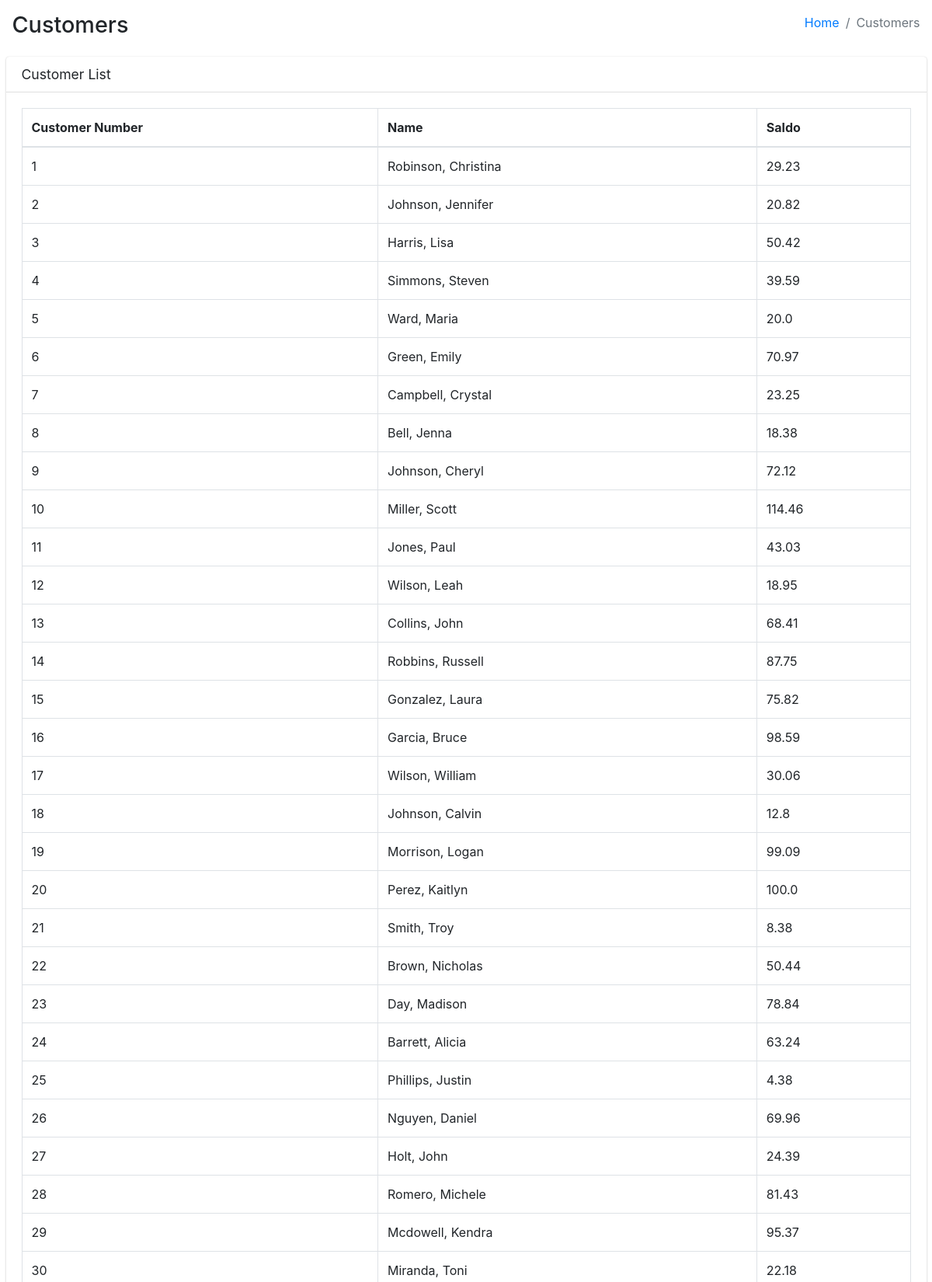
Page /main/customers/ (upper part) on the committed database.
### Actions/models.py (models this page shows, shortened)
class Customer(models.Model):
    nr = models.IntegerField(primary_key=True)
    name = models.TextField()
    saldo = models.FloatField()
    class Meta:
        db_table = 'customers'

### Actions/views.py (the view)
# urls.py: path('customers/', views.Customers.as_view(), name='kunden_list'),
class Customers(View):
    def get(self, request):
        kunden = Customer.objects.all()
        return render(request, 'customers.html', {'customers': kunden})

### Actions/templates/customers.html (shortened to what this page needs)
<!DOCTYPE html>
<html>
  <head>
    {% load static %}
    <link
      rel="stylesheet"
      href="{% static 'adminlte/css/adminlte.min.css' %}"
    />
  </head>
  <body class="hold-transition sidebar-mini">
    <div class="wrapper">
      {% block content %}
      <div class="content-header">
        <div class="container-fluid">
          <div class="row mb-2">
            <div class="col-sm-6">
              <h1>Customers</h1>
            </div>
            <div class="col-sm-6">
              <ol class="breadcrumb float-sm-right">
                <li class="breadcrumb-item"><a href="../../">Home</a></li>
                <li class="breadcrumb-item active">Customers</li>
              </ol>
            </div>
          </div>
        </div>
      </div>
      <section class="content">
        <div class="container-fluid">
          <div class="row">
            <div class="col-md-12">
              <div class="card">
                <div class="card-header">
                  <h3 class="card-title">Customer List</h3>
                </div>
                <div class="card-body table-container">
                  <table class="table-bordered table">
                    <thead>
                      <tr>
                        <th>Customer Number</th>
                        <th>Name</th>
                        <th>Saldo</th>
                      </tr>
                    </thead>
                    <tbody>
                      {% for customer in customers %}
                      <tr onclick="customerDet({{customer.nr}})">
                        <td>{{ customer.nr }}</td>
                        <td>{{ customer.name }}</td>
                        <td>{{ customer.saldo }}</td>
                      </tr>
                      {% endfor %}
                    </tbody>
                  </table>
                </div>
              </div>
            </div>
          </div>
        </div>
      </section>
      {% endblock %}
    </div>
  </body>
</html>

### Actions/templates/customers.html (style rules this page uses)
.table-container { max-height: calc(100vh - 200px); overflow-y: scroll; }

### rows in the picture
Customer: nr "1", name "Robinson, Christina", saldo "29.23"
Customer: nr "2", name "Johnson, Jennifer", saldo "20.82"
Customer: nr "3", name "Harris, Lisa", saldo "50.42"
Customer: nr "4", name "Simmons, Steven", saldo "39.59"
Customer: nr "5", name "Ward, Maria", saldo "20.0"
Customer: nr "6", name "Green, Emily", saldo "70.97"
Customer: nr "7", name "Campbell, Crystal", saldo "23.25"
Customer: nr "8", name "Bell, Jenna", saldo "18.38"
Customer: nr "9", name "Johnson, Cheryl", saldo "72.12"
Customer: nr "10", name "Miller, Scott", saldo "114.46"
Customer: nr "11", name "Jones, Paul", saldo "43.03"
Customer: nr "12", name "Wilson, Leah", saldo "18.95"
Customer: nr "13", name "Collins, John", saldo "68.41"
Customer: nr "14", name "Robbins, Russell", saldo "87.75"
Customer: nr "15", name "Gonzalez, Laura", saldo "75.82"
Customer: nr "16", name "Garcia, Bruce", saldo "98.59"
Customer: nr "17", name "Wilson, William", saldo "30.06"
Customer: nr "18", name "Johnson, Calvin", saldo "12.8"
Customer: nr "19", name "Morrison, Logan", saldo "99.09"
Customer: nr "20", name "Perez, Kaitlyn", saldo "100.0"
Customer: nr "21", name "Smith, Troy", saldo "8.38"
Customer: nr "22", name "Brown, Nicholas", saldo "50.44"
Customer: nr "23", name "Day, Madison", saldo "78.84"
Customer: nr "24", name "Barrett, Alicia", saldo "63.24"
Customer: nr "25", name "Phillips, Justin", saldo "4.38"
Customer: nr "26", name "Nguyen, Daniel", saldo "69.96"
Customer: nr "27", name "Holt, John", saldo "24.39"
Customer: nr "28", name "Romero, Michele", saldo "81.43"
Customer: nr "29", name "Mcdowell, Kendra", saldo "95.37"
Customer: nr "30", name "Miranda, Toni", saldo "22.18"
